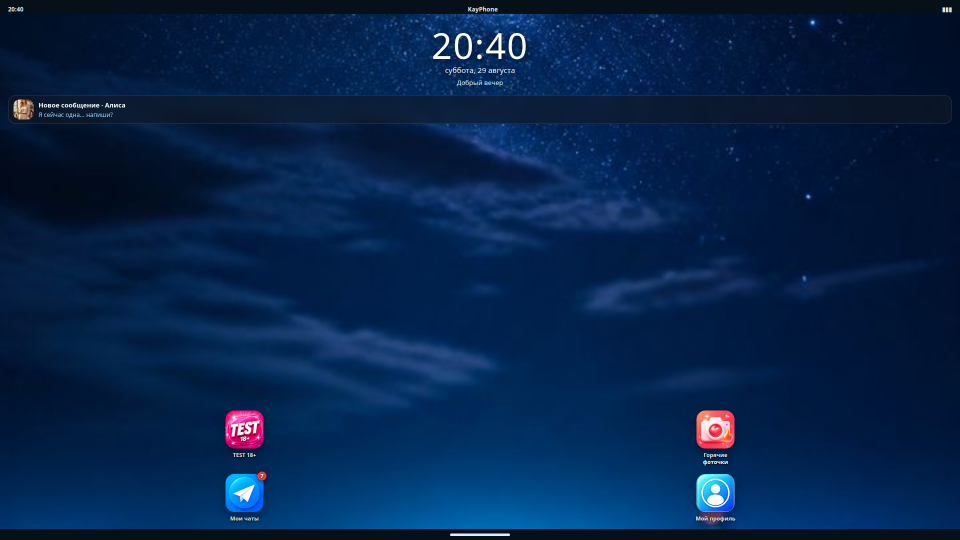
#> input picture promo/yandex_upload/screenshots_desktop_16x9/01_home.png, 1920 x 1080 px, found by its file name (shown at 1/2 size)
$ python compose_16x9.py
#> lines starting #> are read from the running program, lines starting #| are printed output that depends on the picture; after the words box and inside, x2 and y2 are one past the last pixel; in counts of white or black regions, pixels touching at a corner belong together
#> in compose, shot is the input picture: PIL image 1920x1080 RGB; mean R, G, B 6, 35.2, 74.5
#!/usr/bin/env python3
"""Build true 16:9 (1920x1080) store screenshots from portrait gameplay."""
from pathlib import Path

from PIL import Image, ImageDraw, ImageFilter, ImageFont

W, H = 1920, 1080
PHONE_H = 1040
PHONE_W = round(PHONE_H * 9 / 16)  # 585
RADIUS = 44
BEZEL = 9
FONT_B = "/usr/share/fonts/truetype/macos/Inter-Bold.ttf"
FONT_R = "/usr/share/fonts/truetype/macos/Inter-Regular.ttf"

SCENES = [
    ("01_home.png", "Домашний экран", "TEST 18+  ·  Чаты  ·  Фоточки"),
    ("02_tests.png", "TEST 18+", "12 тестов  ·  180 вопросов"),
    ("04_photos.png", "Горячие фоточки", "Открывай за монеты или рекламу"),
    ("05_chats.png", "Мои чаты", "8 переписок"),
    ("06_alisa.png", "Чат с Алисой", "Выбери реплику — она ответит"),
]


def round_mask(size: tuple[int, int], radius: int) -> Image.Image:
    m = Image.new("L", size, 0)
    d = ImageDraw.Draw(m)
    d.rounded_rectangle((0, 0, size[0] - 1, size[1] - 1), radius=radius, fill=255)
    return m


def cover_scale(im: Image.Image, tw: int, th: int) -> Image.Image:
#> called with tw = 1920, th = 1080
    im = im.convert("RGB")
    scale = max(tw / im.width, th / im.height)
    nw, nh = int(im.width * scale), int(im.height * scale)
    im = im.resize((nw, nh), Image.Resampling.LANCZOS)
    left = (nw - tw) // 2
    top = (nh - th) // 2
    return im.crop((left, top, left + tw, top + th))


def compose(src: Path, title: str, sub: str, dest: Path) -> None:
    shot = Image.open(src).convert("RGB")
    bg = cover_scale(shot, W, H).filter(ImageFilter.GaussianBlur(36))
    dark = Image.new("RGB", (W, H), (6, 12, 20))
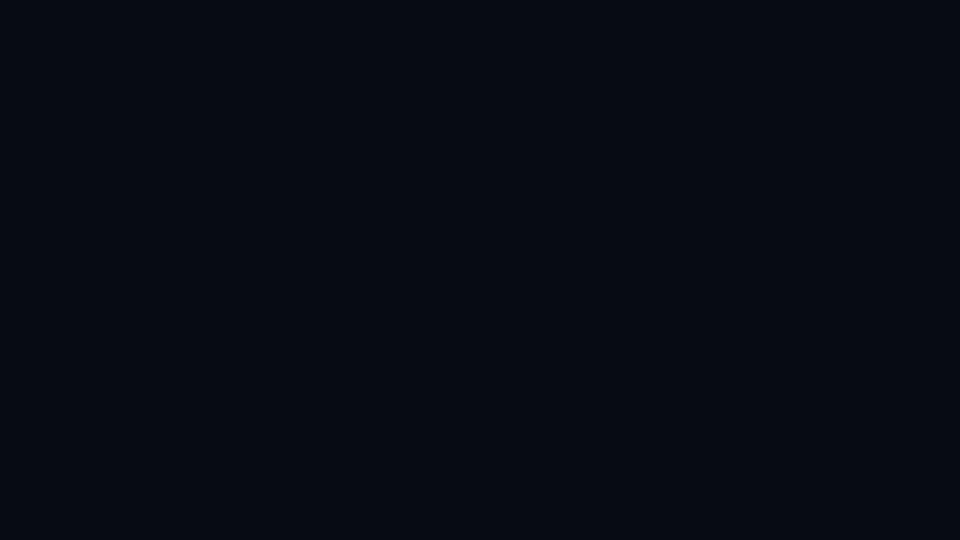
#> dark: PIL image 1920x1080 RGB (shown at 1/2 size); mean R, G, B 6, 12, 20
    bg = Image.blend(bg, dark, 0.42)
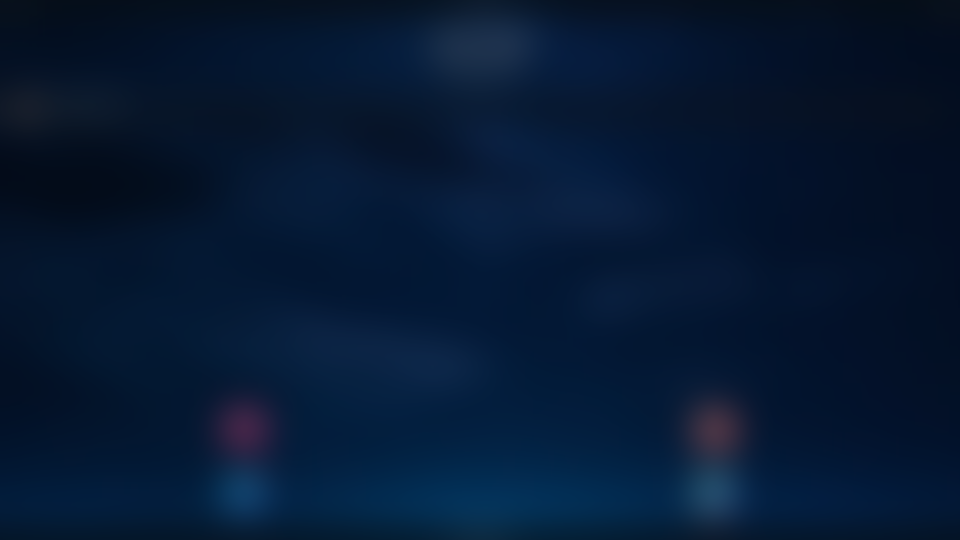
#> bg: PIL image 1920x1080 RGB (shown at 1/2 size); mean R, G, B 5.5, 24.8, 50.8

    # left neon wash from cover-ish colors
    overlay = Image.new("RGBA", (W, H), (0, 0, 0, 0))
#> overlay: PIL image 1920x1080 RGBA; every value is 0
    od = ImageDraw.Draw(overlay)
    od.rectangle((0, 0, W, H), fill=(4, 10, 18, 40))
    bg = Image.alpha_composite(bg.convert("RGBA"), overlay).convert("RGB")

    phone = shot.resize((PHONE_W, PHONE_H), Image.Resampling.LANCZOS)
    frame_w, frame_h = PHONE_W + BEZEL * 2, PHONE_H + BEZEL * 2
    frame = Image.new("RGB", (frame_w, frame_h), (8, 10, 14))
    frame.paste(phone, (BEZEL, BEZEL))
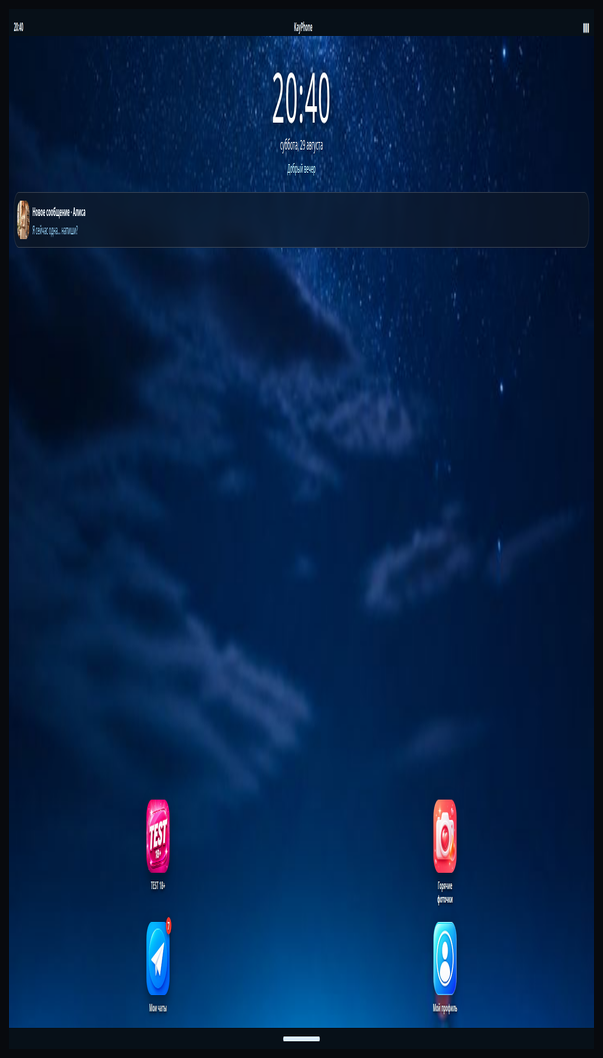
#> frame: PIL image 603x1058 RGB; mean R, G, B 6.1, 34, 71.7
    mask = round_mask((frame_w, frame_h), RADIUS)
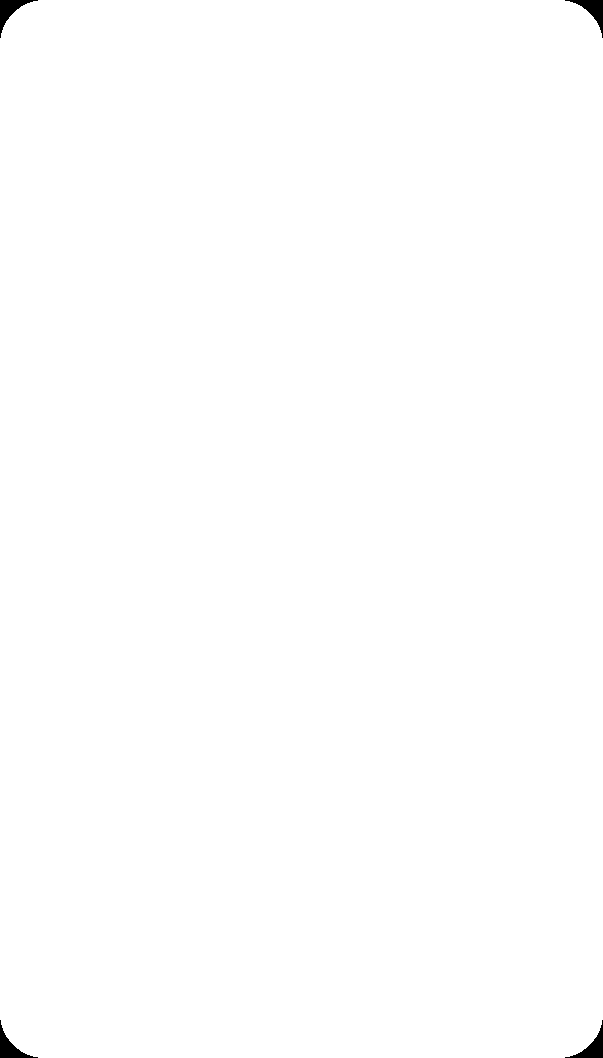
#> mask: PIL image 603x1058 L; 99.7% white; 4 black regions, box (x1, y1, x2, y2) and area: (0, 0, 38, 38) 427, (565, 0, 603, 38) 427, (0, 1020, 38, 1058) 427, (565, 1020, 603, 1058) 427
    framed = Image.new("RGBA", (frame_w, frame_h))
#> framed: PIL image 603x1058 RGBA; every value is 0
    framed.paste(frame, (0, 0))
    framed.putalpha(mask)

    canvas = bg.convert("RGBA")
    px = 96
    py = (H - frame_h) // 2
    # soft glow
    glow = Image.new("RGBA", (frame_w + 80, frame_h + 80), (0, 0, 0, 0))
#> glow: PIL image 683x1138 RGBA; every value is 0
    gd = ImageDraw.Draw(glow)
    gd.rounded_rectangle((20, 20, frame_w + 59, frame_h + 59), radius=RADIUS + 8, fill=(80, 200, 255, 55))
    glow = glow.filter(ImageFilter.GaussianBlur(24))
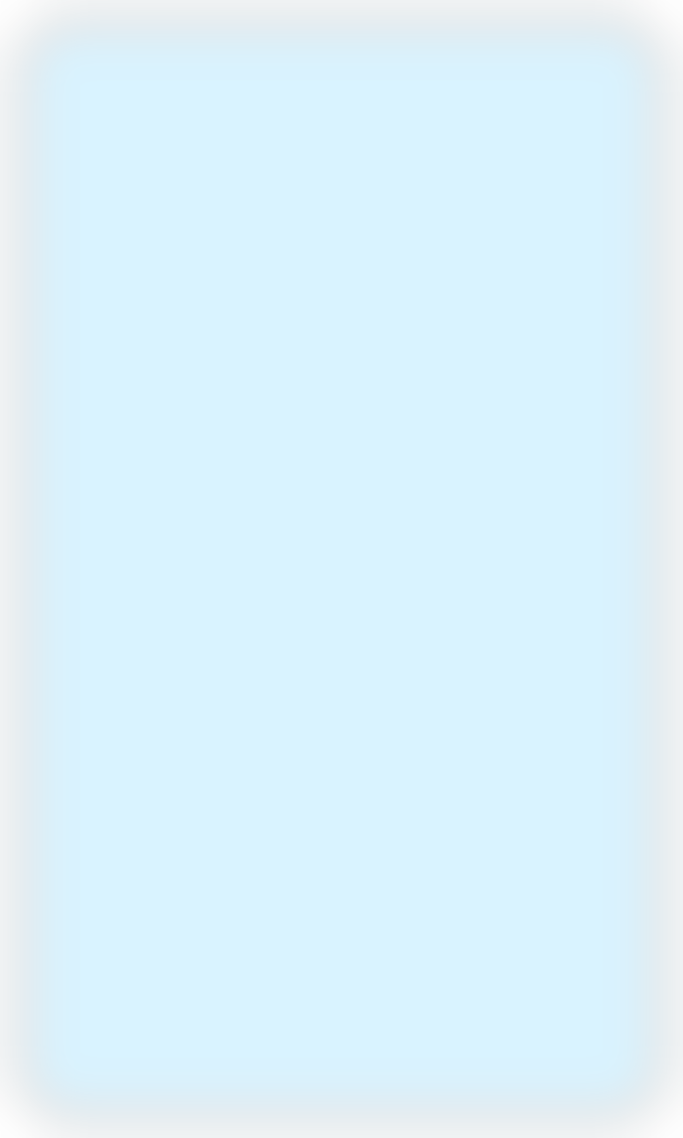
#> glow: PIL image 683x1138 RGBA; mean R, G, B, A 71.8, 179.6, 229, 49.4; transparent parts drawn white
    canvas.alpha_composite(glow, (px - 40, py - 40))
    canvas.alpha_composite(framed, (px, py))

    # right: zoomed gameplay crop so the 16:9 frame is filled with the game
    # right: 16:9 gameplay crop filling the landscape frame
    rw, rh = 1120, 630
    crop = cover_scale(shot, rw, rh)
    crop_mask = round_mask((rw, rh), 28)
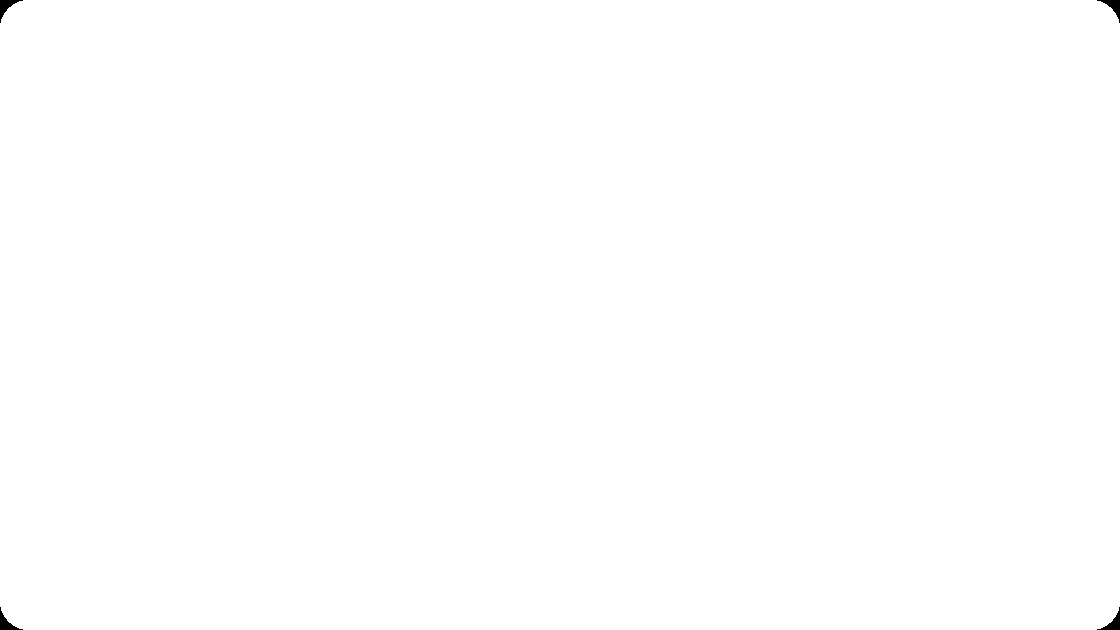
#> crop_mask: PIL image 1120x630 L; 99.9% white; 4 black regions, box (x1, y1, x2, y2) and area: (0, 0, 23, 23) 174, (1097, 0, 1120, 23) 174, (0, 607, 23, 630) 174, (1097, 607, 1120, 630) 174
    crop_rgba = crop.convert("RGBA")
    crop_rgba.putalpha(crop_mask)
    canvas.alpha_composite(crop_rgba, (W - rw - 56, 280))
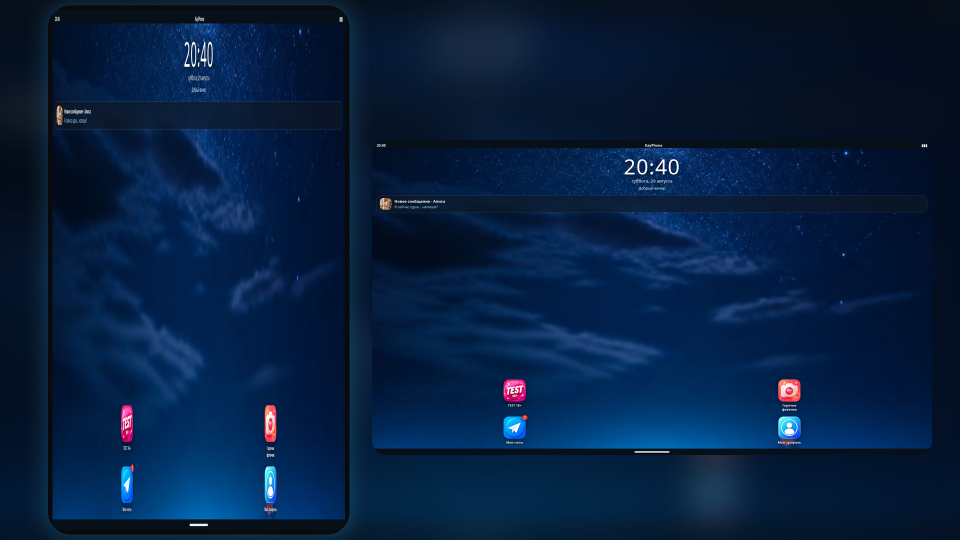
#> canvas: PIL image 1920x1080 RGBA (shown at 1/2 size); mean R, G, B, A 6.1, 31.2, 64.2, 255

    draw = ImageDraw.Draw(canvas)
    ft = ImageFont.truetype(FONT_B, 58)
    fs = ImageFont.truetype(FONT_R, 26)
    fk = ImageFont.truetype(FONT_B, 20)
    tx = 160 + frame_w + 48
    draw.text((tx, 86), "НОЧНОЙ КАЙФОН", font=fk, fill=(126, 240, 255))
    draw.text((tx, 128), title, font=ft, fill=(255, 255, 255))
    bbox = draw.textbbox((tx, 128), title, font=ft)
#> bbox = (811, 137, 1333, 194)
    draw.text((tx, bbox[3] + 14), sub, font=fs, fill=(180, 220, 235))

    out = canvas.convert("RGB")
    dest.parent.mkdir(parents=True, exist_ok=True)
    out.save(dest, "PNG")
    print(dest.name, out.size, round(out.size[0] / out.size[1], 4))
#| 01_home.png (1920, 1080) 1.7778


def main() -> None:
    src_dir = Path("/workspace/promo/yandex_upload/screenshots_mobile_9x16")
    dest_dir = Path("/tmp/screens_16x9")
    dest_dir.mkdir(parents=True, exist_ok=True)
    mapping = [
        ("01_home.png", src_dir / "01_home.png"),
        ("02_tests.png", src_dir / "02_tests.png"),
        ("03_photos.png", src_dir / "04_photos.png"),
        ("04_chats.png", src_dir / "05_chats.png"),
        ("05_alisa.png", src_dir / "06_alisa.png"),
    ]
    out_labels = {
        "01_home.png": ("Домашний экран", "TEST 18+  ·  Чаты  ·  Фоточки"),
        "02_tests.png": ("TEST 18+", "12 тестов  ·  180 вопросов"),
        "03_photos.png": ("Горячие фоточки", "Открывай за монеты или рекламу"),
        "04_chats.png": ("Мои чаты", "8 переписок"),
        "05_alisa.png": ("Чат с Алисой", "Выбери реплику — она ответит"),
    }
    for name, src in mapping:
        title, sub = out_labels[name]
        compose(src, title, sub, dest_dir / name)
#> pass 2 of the loop in main, `for name, src in mapping:`:
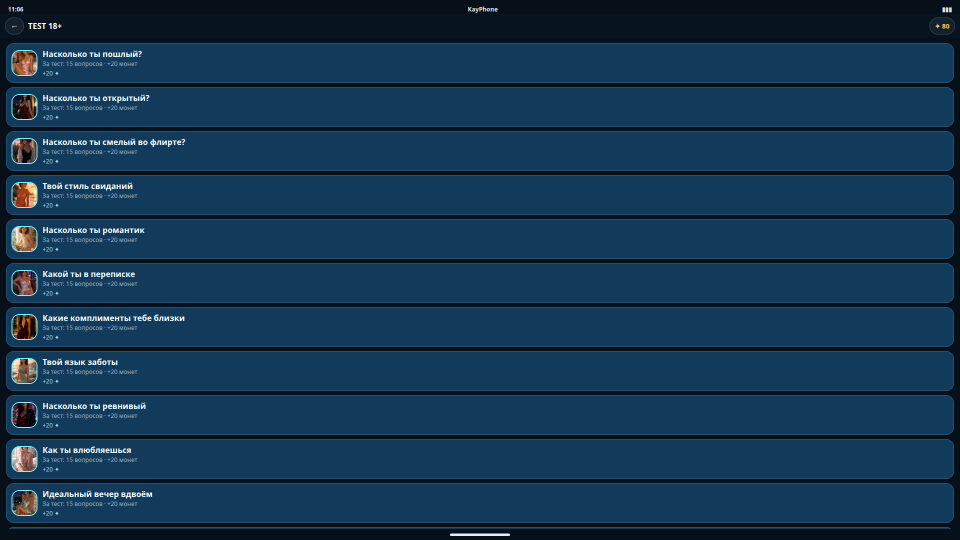
#> input picture promo/yandex_upload/screenshots_desktop_16x9/02_tests.png, 1920 x 1080 px, found by its file name (shown at 1/2 size)
#> in compose, shot is the input picture: PIL image 1920x1080 RGB; mean R, G, B 18.9, 53.2, 80.7
#> in compose (call 2), `frame.paste(phone, (BEZEL, BEZEL))`:
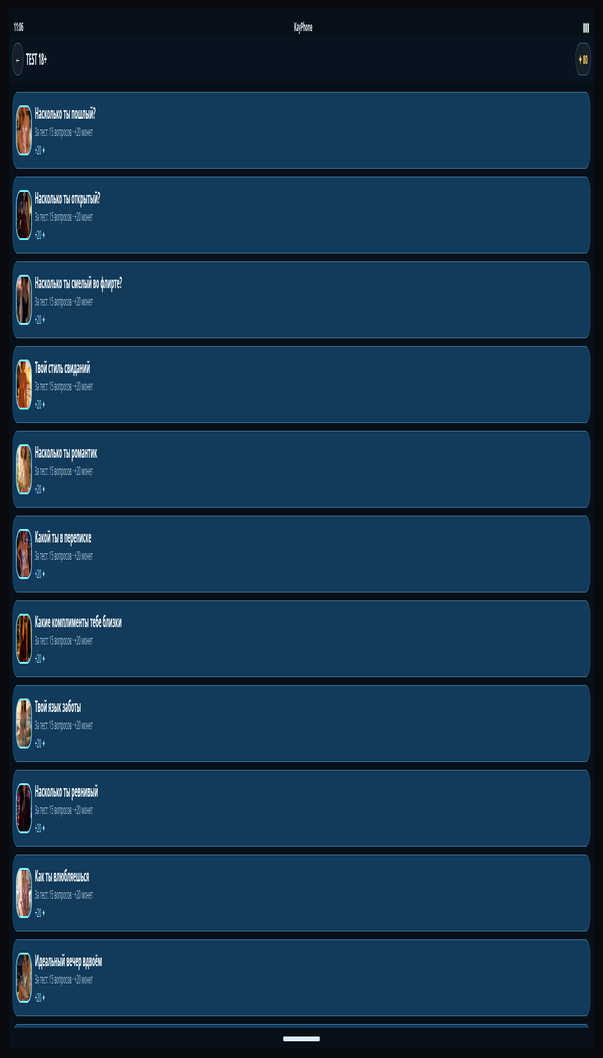
#> frame: PIL image 603x1058 RGB; mean R, G, B 18.4, 51.1, 77.6
#> in compose (call 2), `canvas.alpha_composite(crop_rgba, (W - rw - 56, 280))`:
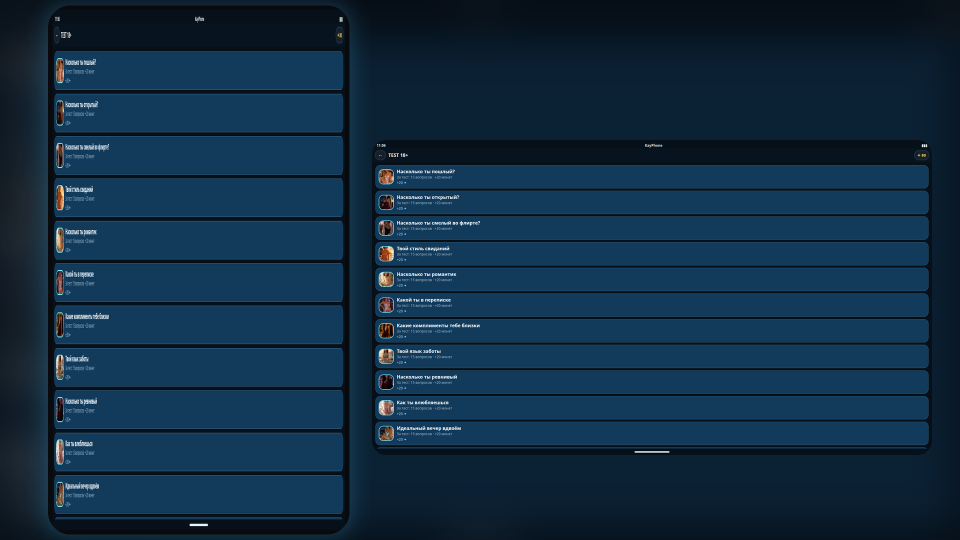
#> canvas: PIL image 1920x1080 RGBA (shown at 1/2 size); mean R, G, B, A 16.3, 44.4, 67.6, 255
#> bbox = (810, 139, 1096, 183)
#| 02_tests.png (1920, 1080) 1.7778
#> pass 3 of the loop in main, `for name, src in mapping:`:
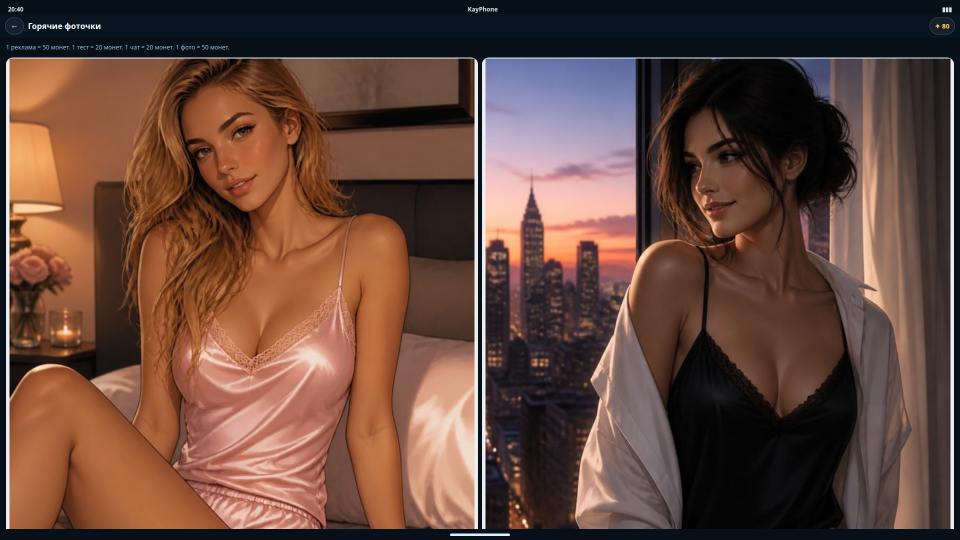
#> input picture promo/yandex_upload/screenshots_desktop_16x9/04_photos.png, 1920 x 1080 px, found by its file name (shown at 1/2 size)
#> in compose, shot is the input picture: PIL image 1920x1080 RGB; mean R, G, B 101.5, 71.7, 60.7
#> in compose (call 3), `bg = Image.blend(bg, dark, 0.42)`:
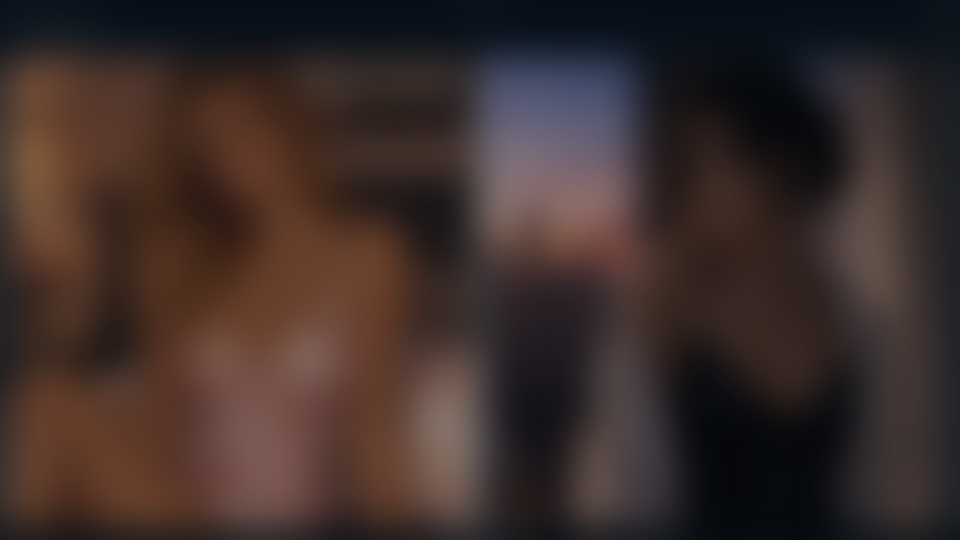
#> bg: PIL image 1920x1080 RGB (shown at 1/2 size); mean R, G, B 60.2, 45.6, 42.7
#> in compose (call 3), `frame.paste(phone, (BEZEL, BEZEL))`:
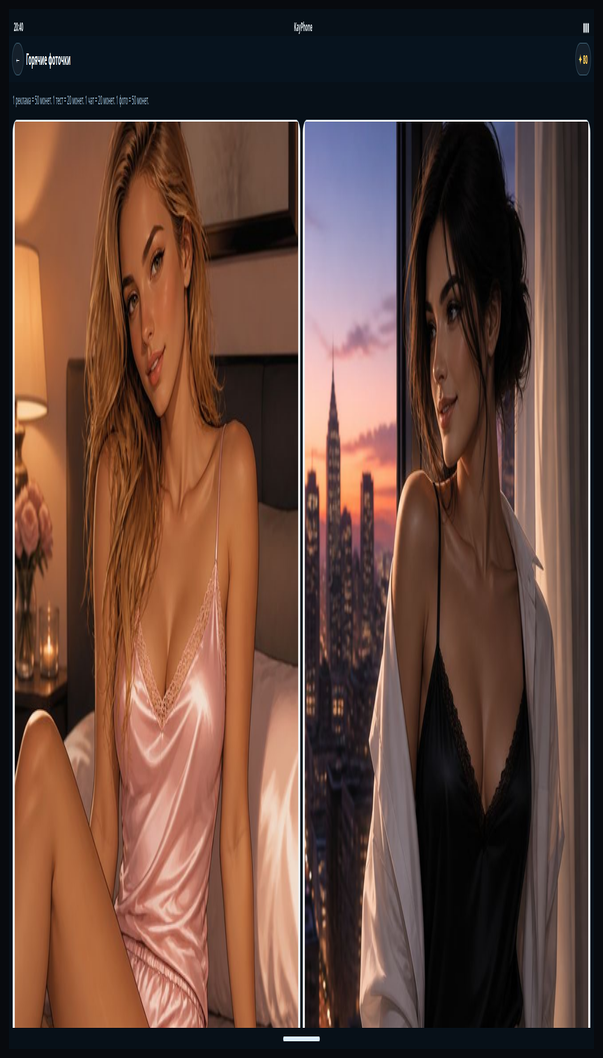
#> frame: PIL image 603x1058 RGB; mean R, G, B 97.2, 68.8, 58.5
#> bbox = (811, 138, 1341, 194)
#| 03_photos.png (1920, 1080) 1.7778
#> the loop made 5 passes; the first 3 are shown


if __name__ == "__main__":
    main()
